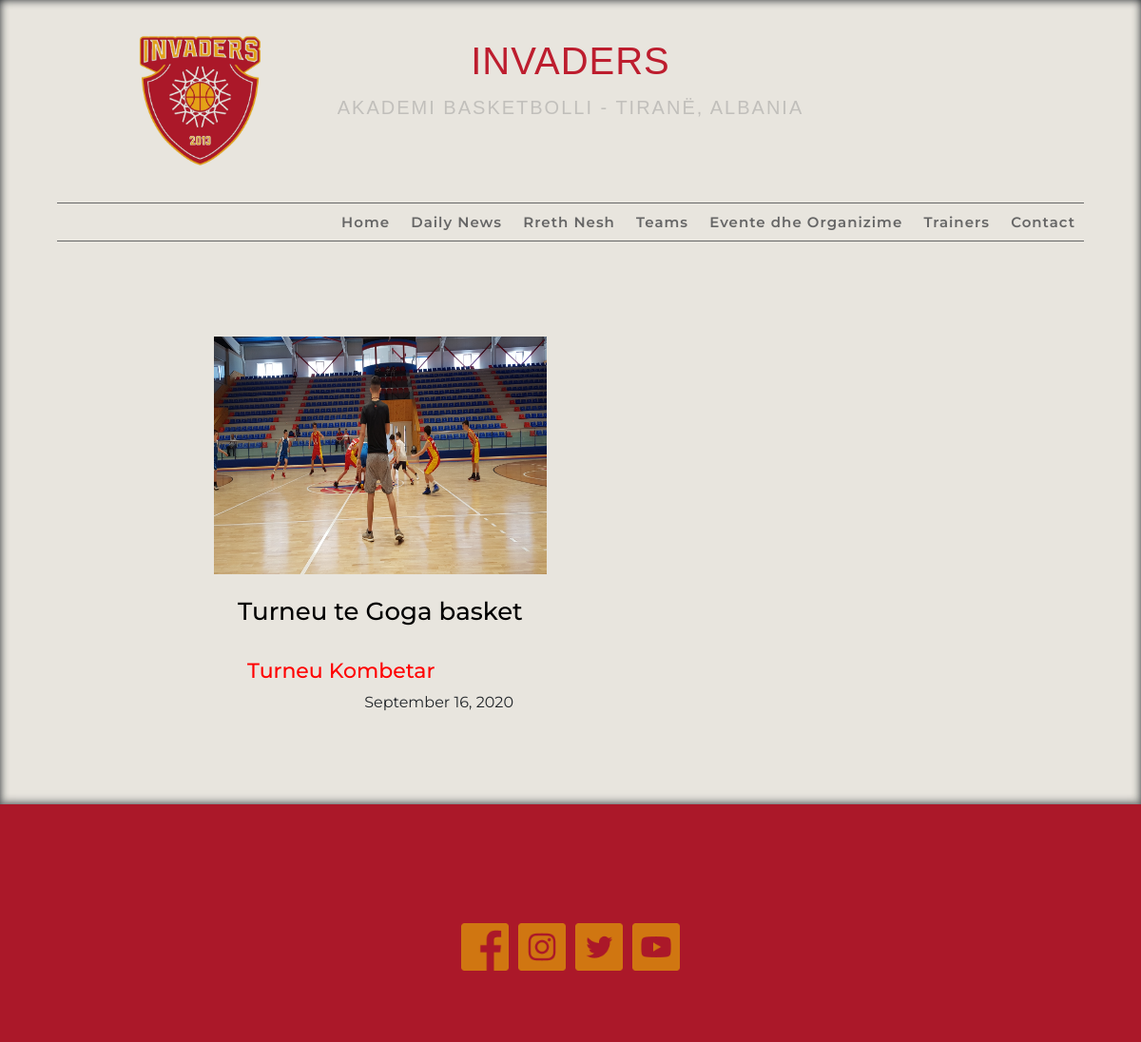
/news/Turneu Kombetar/, run on the app's committed database.
### blog/models.py (models this page shows, shortened)
class Post(models.Model):
	title = models.CharField(max_length = 128)
	image = models.ImageField(default = 'default.jpg', upload_to = 'post_pics')
	content = models.TextField()
	date_posted = models.DateTimeField(default = timezone.now)
	category = models.ForeignKey(Category, on_delete = models.CASCADE)

class Category(models.Model):
	type = models.CharField(max_length = 64)
	def __str__(self):
		return f"{self.type}"

### blog/views.py (the view)
# urls.py: path('news/<str:category>/', views.news_by_category.as_view(), name = 'by-category'),
class news_by_category(ListView):
	model = Post
	template_name = 'blog/news_by_category.html'
	context_object_name = 'posts'
	ordering = ['date_posted']
	def get_queryset(self):
		kategoria = get_object_or_404(Category, type = self.kwargs.get('category'))
		return Post.objects.filter(category = kategoria)

### Ekipet/models.py (called while the page is built)
	def __str__(self):
		return f"Ekipi U-{self.mbarim}"

### custom_app/context_processors.py (called while the page is built)
def custom_processor(request):
	grmosha = Grupmoshat.objects.all()
	category = Category.objects.all()
	trainer = Trainer.objects.all()
	return {'grupmoshat': grmosha, 'kategori': category,'trajner': trainer }

### blog/templates/blog/news_by_category.html
{% extends 'blog/base.html' %}
{% load static %}
{% block content %}
<div class="post-list">
<div class="post-container">
	{% for post in posts %}
<div class="box">
	<div class="content">
		<div class="content-photo">
			 <img src="{{ post.image.url }}"/>
		</div>
		<div class="content-title">
			<a href="{% url 'post-detail' post.id %}"><h1>{{ post.title }} </h1> </a>
		</div>
		<div class="content-bottom">
				<a href="{% url 'by-category' post.category %}"><h1>{{ post.category }}</h1></a>
				<p>{{ post.date_posted|date:"F d, Y" }}</p>
		</div>
	</div>
</div>
	{% endfor %}
	</div>
</div>
{% endblock %}

### blog/static/blog/main.css (style rules this page uses)
:root { --background: #BD1D2E; --darkbackground: #AB1829; --oatmeal: #EAE6DA; --pearl: #EBE9DA; --paleSmoke : #D5D6D1; --Winter : #e8e5de; --Portokalli : #E4A216; }
* { margin: 0; padding: 0; }
body { background: var(--background); font-family: 'Montserrat', sans-serif; animation: WebFade 1s ease-in-out; }
.post-list { width: 100%; margin-top: 100px; padding-bottom: 50px; }
.post-container { max-width: 80%; max-width: 750px; margin: 0 auto; display: grid; grid-template-columns: repeat(auto-fill, minmax(350px, auto)); grid-template-rows: minmax(350px, auto); grid-auto-flow: dense; grid-gap: 50px; margin-bottom: 15px; }
.box { display: grid; height: auto; width: 350px; margin: 0 auto; }
.content .content-photo { width: 100%; height: 250px; }
.content .content-photo img { width: 100%; height: 250px; }
.content-title { text-align: center; margin: 20px; }
.content-title h1 { font-size: 26px; line-height: 1.5em; }
.content-title a { color: black; }
.content-bottom { margin: 30px auto; width: 80%; }
.content-bottom h1 { font-size: 22px; color: red; }
.content-bottom p { text-align: right; }

### data on the page
Post: image (picture), title "Turneu te Goga basket", category "Turneu Kombetar", date_posted "September 16, 2020"
